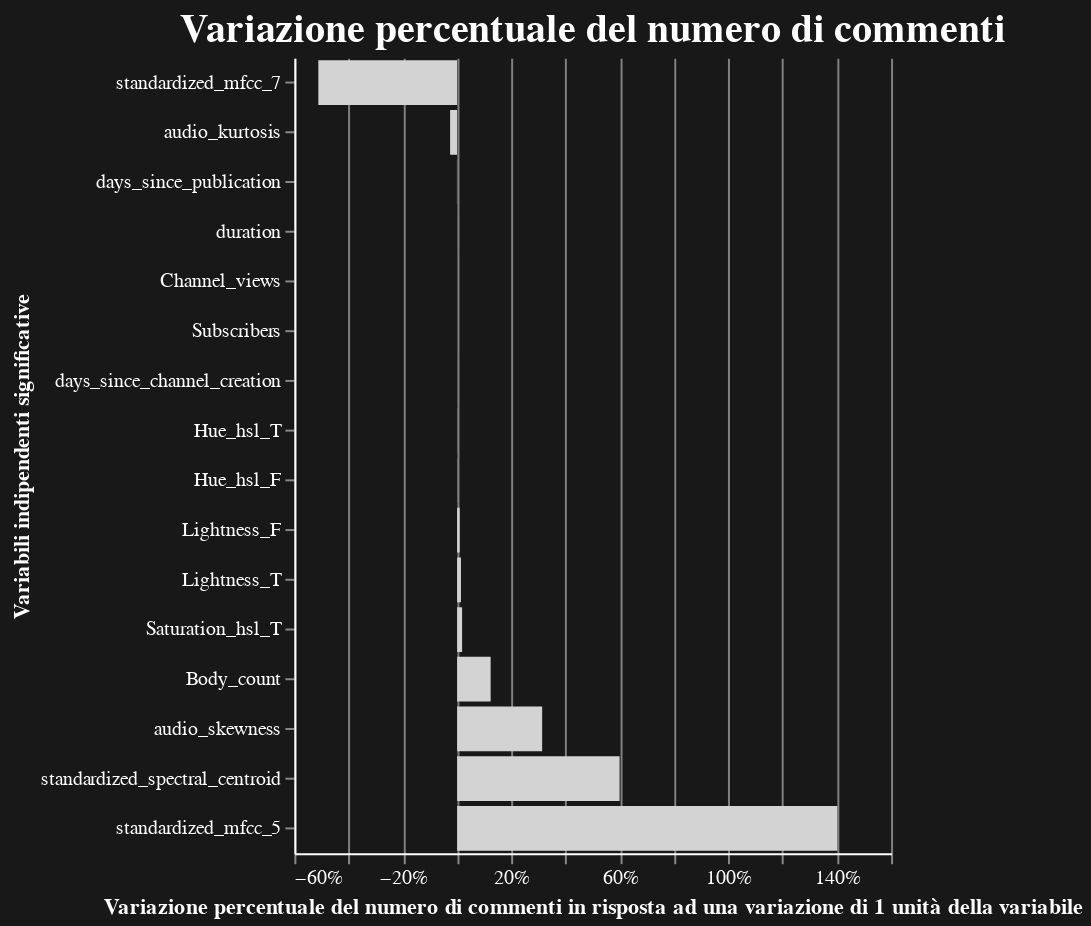

Vega-Lite specification for this chart:
### Vega-Lite specification from a JSON file in a GitHub repository (floating-point values rounded to 4 significant figures)
{"config": {"view": {"continuousWidth": 300, "continuousHeight": 300, "stroke": "transparent"}, "axis": {"domainColor": "white", "gridColor": "grey", "labelColor": "white", "titleColor": "white"}, "background": "#181818", "legend": {"labelColor": "white", "titleColor": "white"}}, "data": {"name": "data-c9c14c8593d5a067e78bb22da20df933"}, "mark": {"type": "bar"}, "encoding": {"color": {"condition": {"param": "param_7", "value": "#1f77b4", "empty": false}, "value": "#d3d3d3"}, "tooltip": [{"field": "Variable", "type": "nominal"}, {"field": "Variation", "format": ".2%", "type": "quantitative"}], "x": {"axis": {"format": ".0%"}, "field": "Variation", "title": "Variazione percentuale del numero di commenti in risposta ad una variazione di 1 unità della variabile", "type": "quantitative"}, "y": {"field": "Variable", "sort": {"field": "Variation", "order": "ascending"}, "title": "Variabili indipendenti significative", "type": "ordinal"}}, "height": 400, "params": [{"name": "param_7", "select": {"type": "point", "fields": ["Variable"]}, "bind": "legend"}, {"name": "param_8", "select": {"type": "interval", "encodings": ["x", "y"]}, "bind": "scales"}], "title": {"text": "Variazione percentuale del numero di commenti", "color": "white", "fontSize": 20}, "width": "container", "$schema": "https://vega.github.io/schema/vega-lite/v5.17.0.json", "datasets": {"data-c9c14c8593d5a067e78bb22da20df933": [{"Variable": "standardized_mfcc_7", "Dependent": "comments", "Variation": -0.5117}, {"Variable": "audio_kurtosis", "Dependent": "comments", "Variation": -0.02582}, {"Variable": "days_since_publication", "Dependent": "comments", "Variation": -0.000623}, {"Variable": "duration", "Dependent": "comments", "Variation": -6.993e-05}, {"Variable": "Channel_views", "Dependent": "comments", "Variation": -3.631e-10}, {"Variable": "Subscribers", "Dependent": "comments", "Variation": 1.824e-07}, {"Variable": "days_since_channel_creation", "Dependent": "comments", "Variation": 0.0001798}, {"Variable": "Hue_hsl_T", "Dependent": "comments", "Variation": 0.0004687}, {"Variable": "Hue_hsl_F", "Dependent": "comments", "Variation": 0.0006673}, {"Variable": "Lightness_F", "Dependent": "comments", "Variation": 0.009526}, {"Variable": "Lightness_T", "Dependent": "comments", "Variation": 0.01414}, {"Variable": "Saturation_hsl_T", "Dependent": "comments", "Variation": 0.01842}, {"Variable": "Body_count", "Dependent": "comments", "Variation": 0.1237}, {"Variable": "audio_skewness", "Dependent": "comments", "Variation": 0.3136}, {"Variable": "standardized_spectral_centroid", "Dependent": "comments", "Variation": 0.5991}, {"Variable": "standardized_mfcc_5", "Dependent": "comments", "Variation": 1.402}]}}
